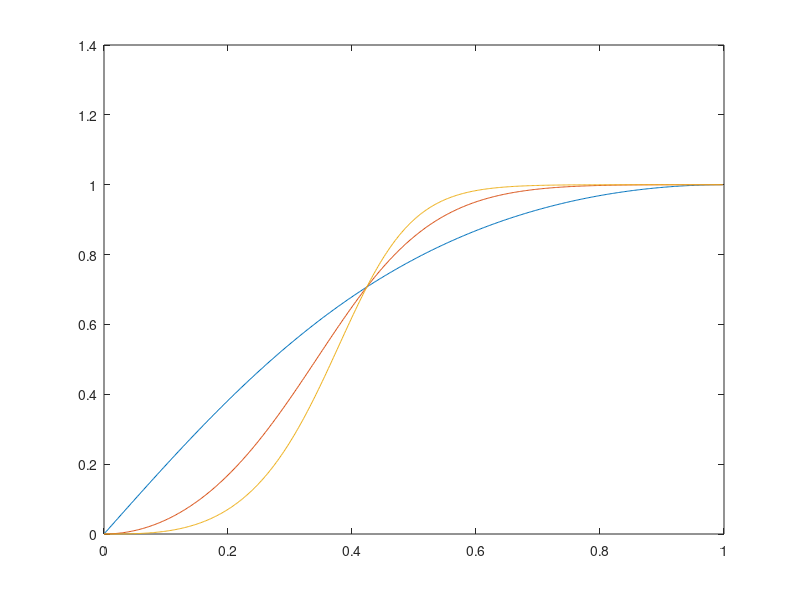

This chart was generated by the following MATLAB code:
function ej2
  w=0:pi/500:pi-pi/500;
  z=exp(j*w);
  T=1/2000;
  s=(2/T)*(1+z.^(-1))./(1-z.^(-1));
  H1=(1+(pi/4)*(1+z.^(-1))./(1-z.^(-1))).^(-1);
  H2=(1+1.1107*(1+z.^(-1))./(1-z.^(-1))+(0.7854*(1+z.^(-1))./(1-z.^(-1))).^2).^(-1);
  H3=(1+1.5708*(1+z.^(-1))./(1-z.^(-1))+2*(0.7854*(1+z.^(-1))./(1-z.^(-1))).^(2) + (0.7854*(1+z.^(-1))./(1-z.^(-1))).^(3)).^(-1);
  
  figure
  plot(w/pi, abs(H1), w/pi, abs(H2),w/pi,abs(H3))
end




